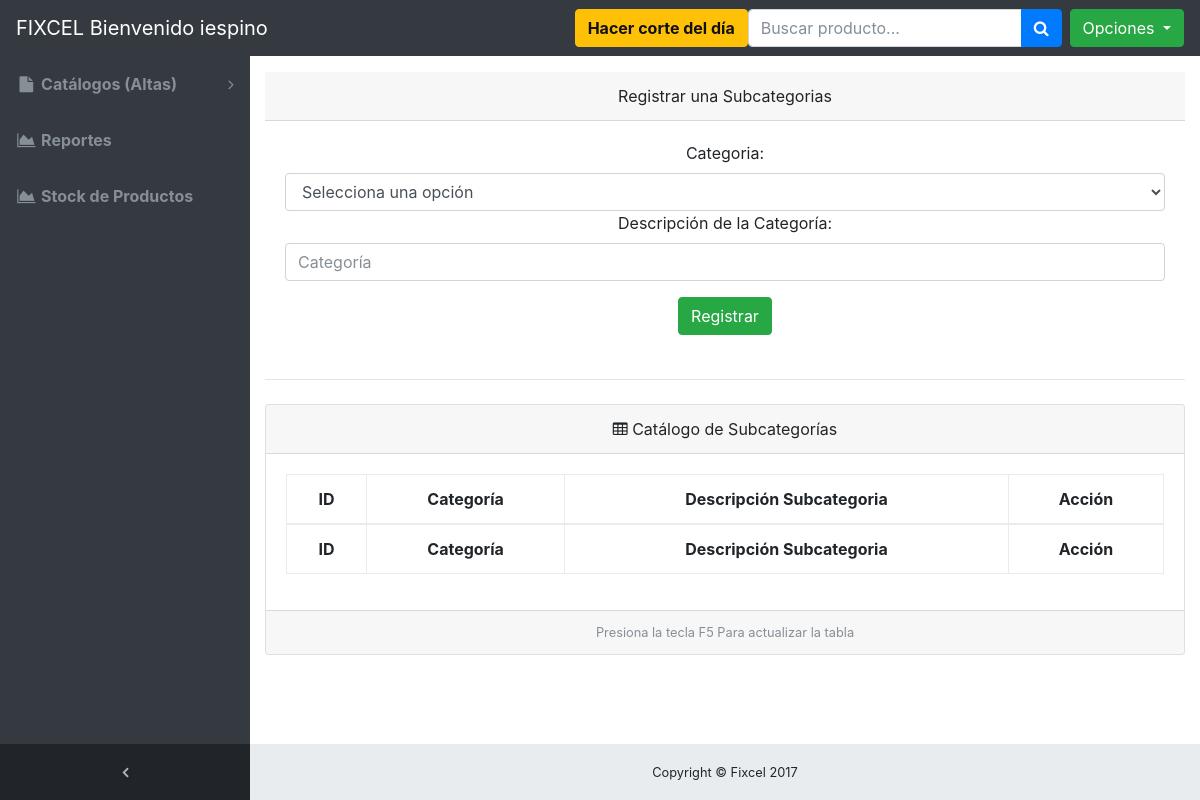
The page /altas_subCategorias.php (signed in) on the database as committed earlier.
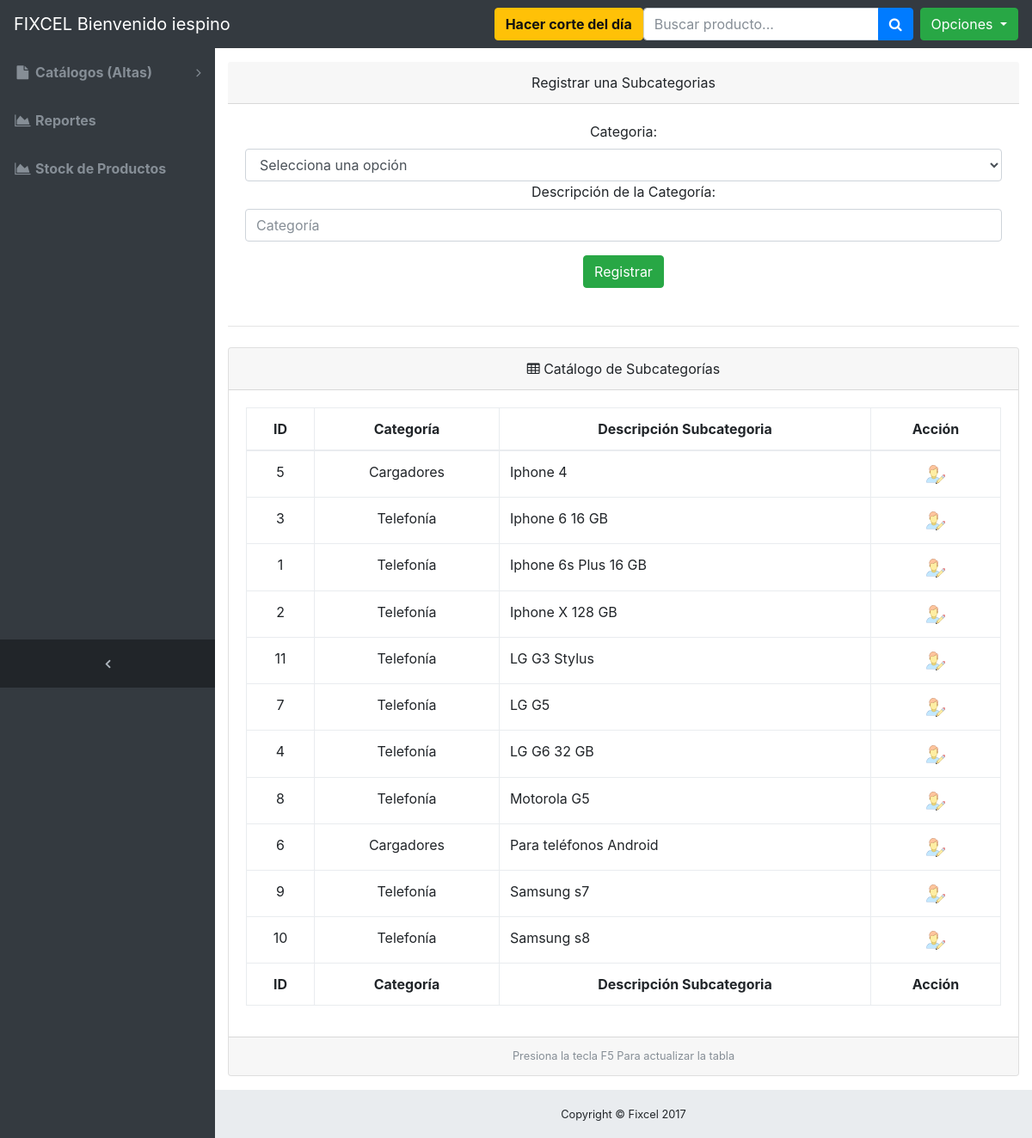
The same page on the database as committed later.
### tables this page shows
CREATE TABLE IF NOT EXISTS `subcategorias_productos` (
`id_subcategoria` int(11) NOT NULL,
  `descripcion_subcategoria` text NOT NULL,
  `id_categoria` int(11) NOT NULL COMMENT 'fk Tabla:categoria_productos'
);

CREATE TABLE IF NOT EXISTS `categoria_productos` (
`id_categoria` int(11) NOT NULL,
  `descripcion_categoria` text NOT NULL
);

### application/DB_Connect.php (called while the page is built, shortened)
<?php
class DB_Connect {
    public function connect()
    {
        $con = new PDO('mysql:host=localhost;dbname=fixcel;charset=utf8', 'root', 'Password1');
        $con->setAttribute(PDO::ATTR_EMULATE_PREPARES, false);
        $con->setAttribute(PDO::ATTR_ERRMODE, PDO::ERRMODE_EXCEPTION);
        return $con;
    }
}
?>

### controllers/ControllerSubcategorias.php (called while the page is built, shortened)
<?php
 require_once 'application/DB_Connect.php';
class ControllerSubcategorias
{
    private $pdo;
    function __construct()
    {
        $this->db = new DB_Connect();
        $this->pdo = $this->db->connect();
    }
    public function getAllSubcategorias()
    {
       $stmt = $this->pdo->prepare('SELECT * FROM subcategorias_productos
                                     inner join categoria_productos
                                     on subcategorias_productos.id_categoria = categoria_productos.id_categoria
                                     order by subcategorias_productos.descripcion_subcategoria ASC');
        $result = $stmt->execute( );
        $array = array();
        $ind = 0;
        foreach ($stmt as $row)
        {
            $itm = new Subcategorias();
            $itm->id_categoria = $row['id_categoria'];
            $itm->descripcion_categoria = $row['descripcion_categoria'];
            $itm->id_subcategoria = $row['id_subcategoria'];
            $itm->descripcion_subcategoria = $row['descripcion_subcategoria'];
            $array[$ind] = $itm;
            $ind++;
        }
        return $array;
    }
}
?>

### altas_subCategorias.php (the view, shortened to what this page needs)
<?php
require_once 'controllers/ControllerSubcategorias.php';
$controller_Subcategorias = new ControllerSubcategorias();
$subcategorias = $controller_Subcategorias->getAllSubcategorias();
?>
<!DOCTYPE html>
<html lang="en">
<head>
  <link href="vendor/bootstrap/css/bootstrap.min.css" rel="stylesheet">
  <link href="vendor/font-awesome/css/font-awesome.min.css" rel="stylesheet" type="text/css">
  <link href="css/sb-admin.css" rel="stylesheet">
  <link rel="stylesheet" href="dist_alert/sweetalert.css">
</head>
<body class="fixed-nav sticky-footer bg-dark" id="page-top">
      <?php
        include("menu.php");
      ?>
  <div class="content-wrapper">
    <div class="container-fluid">
     <center><div class="card-header">Registrar una Subcategorias</div></center>
          <div class="card-body">
           <form action="altas_subCategorias.php" method="post"  data-ajax="false">
              <div class="form-group">
                   <center>
                    <center><label for="exampleSelect1">Categoria:</label></center>
                    <select class="form-control" id="id_categoria" name="id_categoria" required>
                    <option value="">Selecciona una opción</option>
                    </select>
                    </center>
                <center><label for="exampleInputPassword1">Descripción de la Categoría:</label></center>
                <input class="form-control" id="descripcion_subcategoria" name="descripcion_subcategoria" type="text" placeholder="Categoría" required>
              </div>
          <center> <input type="submit" class="btn btn-success" id="registrar" name="registrar" value="Registrar"> </center>
            </form>
         </div>
        <hr class="my-4">
      <div class="card mb-3">
        <center><div class="card-header">
          <i class="fa fa-table"></i> Catálogo de Subcategorías</div></center>
        <div class="card-body">
          <div class="table-responsive">
            <table class="table table-bordered" id="dataTable" width="100%" cellspacing="0">
              <thead>
                <tr>
                  <th><center>ID</center></th>
                   <th><center>Categoría</center></th>
                  <th><center>Descripción Subcategoria</center></th>
                  <th><center>Acción</center></th>
                </tr>
              </thead>
              <tfoot>
                <tr>
                  <th><center>ID</center></th>
                   <th><center>Categoría</center></th>
                  <th><center>Descripción Subcategoria</center></th>
                  <th><center>Acción</center></th>
                </tr>
              </tfoot>
              <tbody>
              <?php
                  foreach ($subcategorias as $s)
                  {
                      $id_subcategoria = $s->id_subcategoria;
                      $descripcion_subcategoria = $s->descripcion_subcategoria;
             echo "<tr>
                      <td><center>$s->id_subcategoria</center></td>
                      <td><center>$s->descripcion_categoria</center></td>
                      <td>$s->descripcion_subcategoria</td>
                      <td>
                         <center><a title='Editar Información' data-toggle='modal' data-target='#edit_subcategoria_modal' onclick='javascript:TratarModeDialog($id_subcategoria,\"".$descripcion_subcategoria."\");' ><span class='badge badge-pill badge-default'><img src='./icons/edit_user.svg' style='width:23px; height:23px;' /></span></a></center>
                 </tr>";
                  }
                ?>
              </tbody>
            </table>
          </div>
        </div>
        <center><div class="card-footer small text-muted">Presiona la tecla F5 Para actualizar la tabla</div></center>
      </div>
    </div>
    <?php
    include ("footer.php");
    ?>
  </div>
</body>
</html>

### menu.php (shortened to what this page needs)
<nav class="navbar navbar-expand-lg navbar-dark bg-dark fixed-top" id="mainNav">
  <a class="navbar-brand" href="panel.php">FIXCEL Bienvenido <?php echo $_SESSION['nickname'];?> </a>
  <div class="collapse navbar-collapse" id="navbarResponsive">
    <ul class="navbar-nav navbar-sidenav" id="exampleAccordion">
    <?php
     if($_SESSION['tipo'] == 1)
      {
    ?>
      <li class="nav-item" data-toggle="tooltip" data-placement="right" title="Catálogos">
        <a class="nav-link nav-link-collapse collapsed" data-toggle="collapse" href="#collapseExamplePages" data-parent="#exampleAccordion">
          <i class="fa fa-fw fa-file"></i>
          <span class="nav-link-text"><b>Catálogos (Altas)</b></span>
        </a>
    </li>
    <li class="nav-item" data-toggle="tooltip" data-placement="right" title="Reportes">
        <a class="nav-link" href="#">
          <i class="fa fa-fw fa-area-chart"></i>
          <span class="nav-link-text"><b>Reportes</b></span>
        </a>
      </li>
    <li class="nav-item" data-toggle="tooltip" data-placement="right" title="Stock de productos">
        <a class="nav-link" href="#">
          <i class="fa fa-fw fa-area-chart"></i>
          <span class="nav-link-text"><b>Stock de Productos</b></span>
        </a>
      </li>
   <?php
      }
    ?>
    </ul>
    <ul class="navbar-nav sidenav-toggler">
      <li class="nav-item">
        <a class="nav-link text-center" id="sidenavToggler">
          <i class="fa fa-fw fa-angle-left"></i>
        </a>
      </li>
    </ul>
    <ul class="navbar-nav ml-auto">
      <li class="nav-item">
       <button type="button" class="btn btn-warning" data-toggle="modal" data-target="#corte_modal"><b>Hacer corte del día</b></button></a>
      <br>
     </li>
      <li class="nav-item">
        <form class="form-inline my-2 my-lg-0 mr-lg-2">
          <div class="input-group">
            <input class="form-control" type="text" placeholder="Buscar producto...">
            <span class="input-group-btn">
              <button class="btn btn-primary" type="button">
                <i class="fa fa-search"></i>
              </button>
            </span>
          </div>
        </form>
      </li>
      <li>
        <div class="btn-group">
          <button type="button" class="btn btn-success dropdown-toggle" data-toggle="dropdown" aria-haspopup="true" aria-expanded="false">
            Opciones
          </button>
      </div>
      </li>
    </ul>
  </div>
</nav>

### footer.php
<footer class="sticky-footer">
  <div class="container">
    <div class="text-center">
      <small>Copyright © Fixcel 2017</small>
    </div>
  </div>
</footer>

### css/sb-admin.css (style rules this page uses)
html { position: relative; min-height: 100%; }
body { overflow-x: hidden; }
body.sticky-footer { margin-bottom: 56px; }
body.sticky-footer .content-wrapper { min-height: calc(100vh - 56px - 56px); }
body.fixed-nav { padding-top: 56px; }
.content-wrapper { min-height: calc(100vh - 56px); padding-top: 1rem; }
#mainNav .navbar-collapse { overflow: auto; max-height: 75vh; }
#mainNav .navbar-collapse .navbar-nav .nav-item .nav-link { cursor: pointer; }
#mainNav .navbar-collapse .navbar-sidenav .nav-link-collapse:after { float: right; content: '\f107'; font-family: 'FontAwesome'; }
#mainNav .navbar-collapse .navbar-sidenav .nav-link-collapse.collapsed:after { content: '\f105'; }
#mainNav .navbar-collapse .sidenav-toggler { display: none; }
@media (min-width: 992px) { #mainNav .navbar-brand { width: 250px; } }
@media (min-width: 992px) { #mainNav .navbar-collapse { overflow: visible; max-height: none; } }
@media (min-width: 992px) { #mainNav .navbar-collapse .navbar-sidenav { position: absolute; top: 0; left: 0; overflow-x: hidden; overflow-y: auto; -webkit-flex-direction: column; -ms-flex-direction: column; flex-direction: column; margin-top: 56px; } }
@media (min-width: 992px) { #mainNav .navbar-collapse .navbar-sidenav > .nav-item { width: 250px; padding: 0; } }
@media (min-width: 992px) { #mainNav .navbar-collapse .navbar-sidenav > .nav-item > .nav-link { padding: 1em; } }
#mainNav.fixed-top .sidenav-toggler { display: none; }
@media (min-width: 992px) { #mainNav.fixed-top .navbar-sidenav { height: calc(100vh - 112px); } }
@media (min-width: 992px) { #mainNav.fixed-top .sidenav-toggler { position: absolute; top: 0; left: 0; display: flex; overflow-x: hidden; overflow-y: auto; -webkit-flex-direction: column; -ms-flex-direction: column; flex-direction: column; margin-top: calc(100vh - 56px); } }
@media (min-width: 992px) { #mainNav.fixed-top .sidenav-toggler > .nav-item { width: 250px; padding: 0; } }
@media (min-width: 992px) { #mainNav.fixed-top .sidenav-toggler > .nav-item > .nav-link { padding: 1em; } }
#mainNav.fixed-top.navbar-dark .sidenav-toggler { background-color: #212529; }
#mainNav.fixed-top.navbar-dark .sidenav-toggler a i { color: #adb5bd; }
.content-wrapper { overflow-x: hidden; background: white; }
@media (min-width: 992px) { .content-wrapper { margin-left: 250px; } }
#sidenavToggler i { font-weight: 800; }
#mainNav.navbar-dark .navbar-collapse .navbar-sidenav .nav-link-collapse:after { color: #868e96; }
#mainNav.navbar-dark .navbar-collapse .navbar-sidenav > .nav-item > .nav-link { color: #868e96; }
@media (min-width: 992px) { #mainNav.navbar-dark .navbar-collapse .navbar-sidenav { background: #343a40; } }
footer.sticky-footer { position: absolute; right: 0; bottom: 0; width: 100%; height: 56px; background-color: #e9ecef; line-height: 55px; }
@media (min-width: 992px) { footer.sticky-footer { width: calc(100% - 250px); } }

Rows that differ between the two databases and show on the page:
added subcategorias_productos: id_subcategoria "5", id_categoria.descripcion_categoria "Cargadores", descripcion_subcategoria "Iphone 4"
added subcategorias_productos: id_subcategoria "3", id_categoria.descripcion_categoria "Telefonía", descripcion_subcategoria "Iphone 6 16 GB"
added subcategorias_productos: id_subcategoria "1", id_categoria.descripcion_categoria "Telefonía", descripcion_subcategoria "Iphone 6s Plus 16 GB"
added subcategorias_productos: id_subcategoria "2", id_categoria.descripcion_categoria "Telefonía", descripcion_subcategoria "Iphone X 128 GB"
added subcategorias_productos: id_subcategoria "11", id_categoria.descripcion_categoria "Telefonía", descripcion_subcategoria "LG G3 Stylus"
added subcategorias_productos: id_subcategoria "7", id_categoria.descripcion_categoria "Telefonía", descripcion_subcategoria "LG G5"
added subcategorias_productos: id_subcategoria "4", id_categoria.descripcion_categoria "Telefonía", descripcion_subcategoria "LG G6 32 GB"
added subcategorias_productos: id_subcategoria "8", id_categoria.descripcion_categoria "Telefonía", descripcion_subcategoria "Motorola G5"
added subcategorias_productos: id_subcategoria "6", id_categoria.descripcion_categoria "Cargadores", descripcion_subcategoria "Para teléfonos Android"
added subcategorias_productos: id_subcategoria "9", id_categoria.descripcion_categoria "Telefonía", descripcion_subcategoria "Samsung s7"
added subcategorias_productos: id_subcategoria "10", id_categoria.descripcion_categoria "Telefonía", descripcion_subcategoria "Samsung s8"
